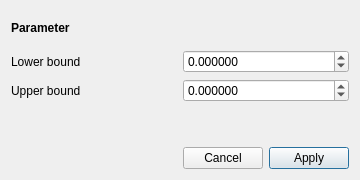
<?xml version="1.0" encoding="UTF-8"?>
<ui version="4.0">
 <class>BoundsPopup</class>
 <widget class="QDialog" name="BoundsPopup">
  <property name="geometry">
   <rect>
    <x>0</x>
    <y>0</y>
    <width>360</width>
    <height>180</height>
   </rect>
  </property>
  <property name="windowTitle">
   <string>Fit bounds</string>
  </property>
  <layout class="QVBoxLayout" name="boundsPopupVBox">
   <item>
    <widget class="QLabel" name="parameter_label">
     <property name="text">
      <string>Parameter</string>
     </property>
     <property name="styleSheet">
      <string notr="true">font-weight: bold;</string>
     </property>
    </widget>
   </item>
   <item>
    <layout class="QGridLayout" name="boundsPopupGrid">
     <item row="0" column="0">
      <widget class="QLabel" name="lower_bound_label">
       <property name="text">
        <string>Lower bound</string>
       </property>
      </widget>
     </item>
     <item row="0" column="1">
      <widget class="QDoubleSpinBox" name="lower_bound">
       <property name="decimals">
        <number>6</number>
       </property>
       <property name="minimum">
        <double>-1000000000.000000000000000</double>
       </property>
       <property name="maximum">
        <double>1000000000.000000000000000</double>
       </property>
      </widget>
     </item>
     <item row="1" column="0">
      <widget class="QLabel" name="higher_bound_label">
       <property name="text">
        <string>Upper bound</string>
       </property>
      </widget>
     </item>
     <item row="1" column="1">
      <widget class="QDoubleSpinBox" name="higher_bound">
       <property name="decimals">
        <number>6</number>
       </property>
       <property name="minimum">
        <double>-1000000000.000000000000000</double>
       </property>
       <property name="maximum">
        <double>1000000000.000000000000000</double>
       </property>
      </widget>
     </item>
    </layout>
   </item>
   <item>
    <widget class="QLabel" name="hint_label">
     <property name="text">
      <string/>
     </property>
     <property name="wordWrap">
      <bool>true</bool>
     </property>
     <property name="styleSheet">
      <string notr="true">color: rgb(90, 90, 90);</string>
     </property>
    </widget>
   </item>
   <item>
    <layout class="QHBoxLayout" name="boundsPopupButtonsHBox">
     <item>
      <spacer name="boundsPopupButtonsSpacer">
       <property name="orientation">
        <enum>Qt::Horizontal</enum>
       </property>
       <property name="sizeHint" stdset="0">
        <size>
         <width>40</width>
         <height>20</height>
        </size>
       </property>
      </spacer>
     </item>
     <item>
      <widget class="QPushButton" name="button_cancel">
       <property name="text">
        <string>Cancel</string>
       </property>
      </widget>
     </item>
     <item>
      <widget class="QPushButton" name="button_apply">
       <property name="text">
        <string>Apply</string>
       </property>
       <property name="default">
        <bool>true</bool>
       </property>
      </widget>
     </item>
    </layout>
   </item>
  </layout>
 </widget>
 <resources/>
 <connections/>
</ui>
